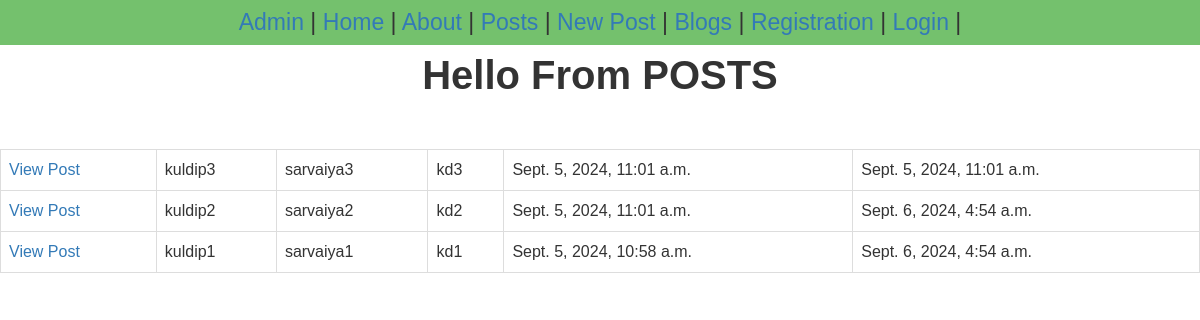
The app's page /posts/, older data.
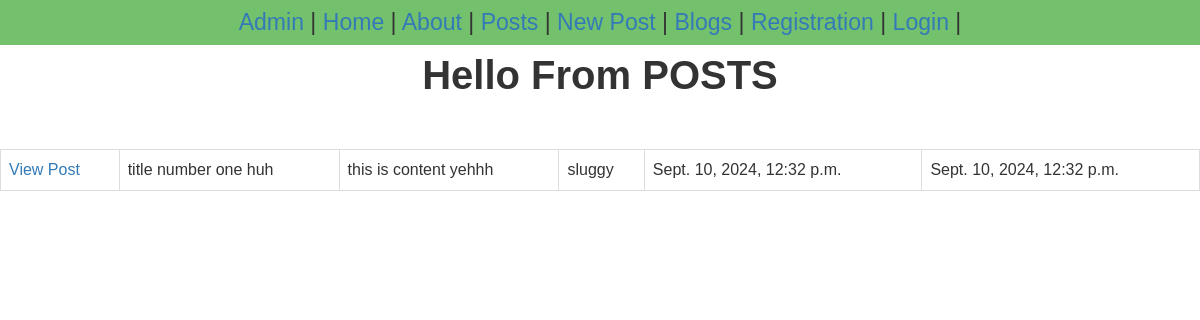
The same page, newer data.
### posts/models.py (models this page shows, shortened)
class Posts(models.Model):
  title = models.CharField(max_length=255)
  content = models.TextField()
  slug = models.SlugField(blank=True)
  created_at = models.DateTimeField(auto_now_add=True)
  updated_at = models.DateTimeField(auto_now=True)
  banner = models.ImageField(default="fallback.png", blank=True)
  author = models.ForeignKey(User, on_delete=models.CASCADE, default=None)

### posts/views.py (the view)
# urls.py: path('', showPosts, name="posts"),
def showPosts(request):
  post = Posts.objects.all().order_by("-created_at")
  return render(request, 'posts.html', {"posts": post})

### posts/templates/posts.html (shortened to what this page needs)
{% extends "layout.html" %}
{% block content %}
<section>
  <h1>Hello From POSTS</h1>
  <br />
  <table>
    {% for post in posts %}
      <tr>
        <td><a href="{% url "single-post" id=post.id %}">View Post</a></td>
        <td>{{ post.title }}</td>
        <td>{{ post.content }}</td>
        <td>{{ post.slug }}</td>
        <td>{{ post.created_at }}</td>
        <td>{{ post.updated_at }}</td>
      </tr>
    {% endfor %}
  </table>
</section>
{% endblock content %}

### templates/layout.html (shortened to what this page needs)
<!DOCTYPE html>
{% load static %}
<html lang="en">
  <head>
    <link rel="stylesheet" href="{% static "css/styles.css" %}" />
  </head>
  <body>
    <nav>
      <big><a href="/admin">Admin</a> | </big>
      <big><a href="/">Home</a> | </big>
      <big><a href="/about">About</a> | </big>
      <big><a href="{% url "posts" %}">Posts</a> | </big>
      <big><a href="{% url "new-post" %}">New Post</a> | </big>
      <big><a href="{% url "blogs" %}">Blogs</a> | </big>
      {% if not user.is_authenticated %}
        <big><a href="{% url "users-registration" %}">Registration</a> | </big>
        <big><a href="{% url "users-login" %}">Login</a> | </big>
      {% endif %}
    </nav>
    {% block content %}{% endblock content %}
  </body>
</html>

### static/css/styles.css (style rules this page uses)
* { box-sizing: border-box; margin: 0; padding: 0; }
body { font-family: Arial, sans-serif; font-size: 16px; line-height: 1.5; color: #333; text-align: center; }
h1, h2, h3, h4, h5, h6 { font-weight: bold; margin-bottom: 0.5em; }
h1 { font-size: 2.5em; }
a { text-decoration: none; color: #337ab7; }
table { border-collapse: collapse; width: 100%; }
th, td { border: 1px solid #ddd; padding: 0.5em; text-align: left; }
nav { background-color: #44ac3abd; padding: 5px; font-size: larger; }

Row changes from the older to the newer data that the page shows:
removed Posts: title "kuldip3", content "sarvaiya3", slug "kd3", created_at "Sept. 5, 2024, 11:01 a.m.", updated_at "Sept. 5, 2024, 11:01 a.m."
removed Posts: title "kuldip2", content "sarvaiya2", slug "kd2", created_at "Sept. 5, 2024, 11:01 a.m.", updated_at "Sept. 6, 2024, 4:54 a.m."
removed Posts: title "kuldip1", content "sarvaiya1", slug "kd1", created_at "Sept. 5, 2024, 10:58 a.m.", updated_at "Sept. 6, 2024, 4:54 a.m."
added Posts: title "title number one huh", content "this is content yehhh", slug "sluggy", created_at "Sept. 10, 2024, 12:32 p.m.", updated_at "Sept. 10, 2024, 12:32 p.m."
